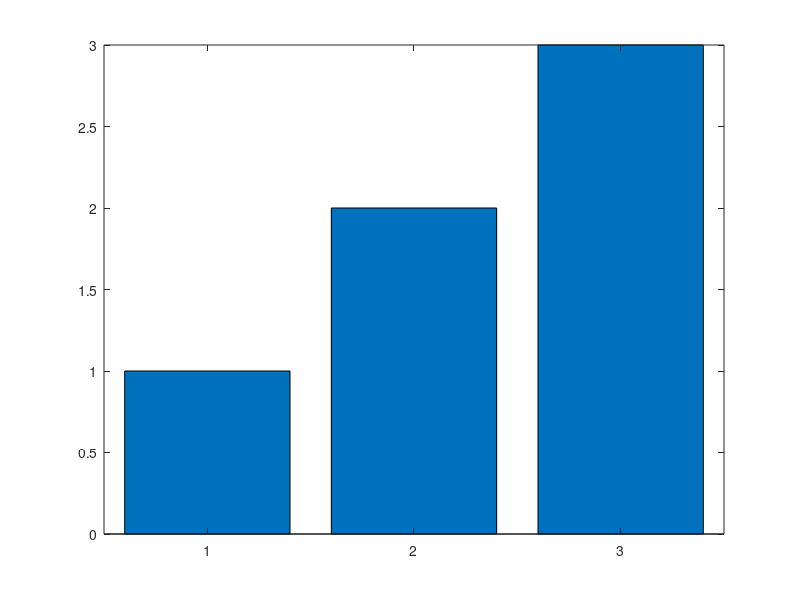

Write MATLAB code to recreate this figure. (Note: this script raises an error after producing the figure.)
% The category axis of bars is padded (XLimitMethod padded), not rounded out to ticks
calls = {'bar([1 2 3])', 'bar([1 2 3],0.5)', 'bar([1 2 3],1)', 'bar([1 5 9],[1 2 3])', 'bar([2 4 6],[1 2 3])', ...
    'bar([1 2;3 4])', 'bar([1 2;3 4],''stacked'')', 'bar([1 2 3;4 5 6;7 8 10])', 'bar([1 2 3;4 5 6;7 8 10],''stacked'')', ...
    'bar([5 6 7],''BarWidth'',0.3)', 'bar(1)', 'bar([1 2 3]'')', 'bar(1:10)', 'bar([10 20 30],[1 2 3])', ...
    'bar([1.5 2.5 4],[3 1 2])', 'bar([-2 -1 0 1],[1 2 3 4])', ...
    'barh([1 2 3])', 'barh([1 5 9],[1 2 3])', 'barh([10 20 30],[1 2 3])', 'barh(1)'};
for k = 1:numel(calls)
    figure('Visible', 'off'); ax = axes; eval([calls{k} ';']);
    fprintf('%-40s XLim=[%.10g %.10g] YLim=[%.10g %.10g]\n', calls{k}, ax.XLim, ax.YLim);
end
close all
clear calls k ax
